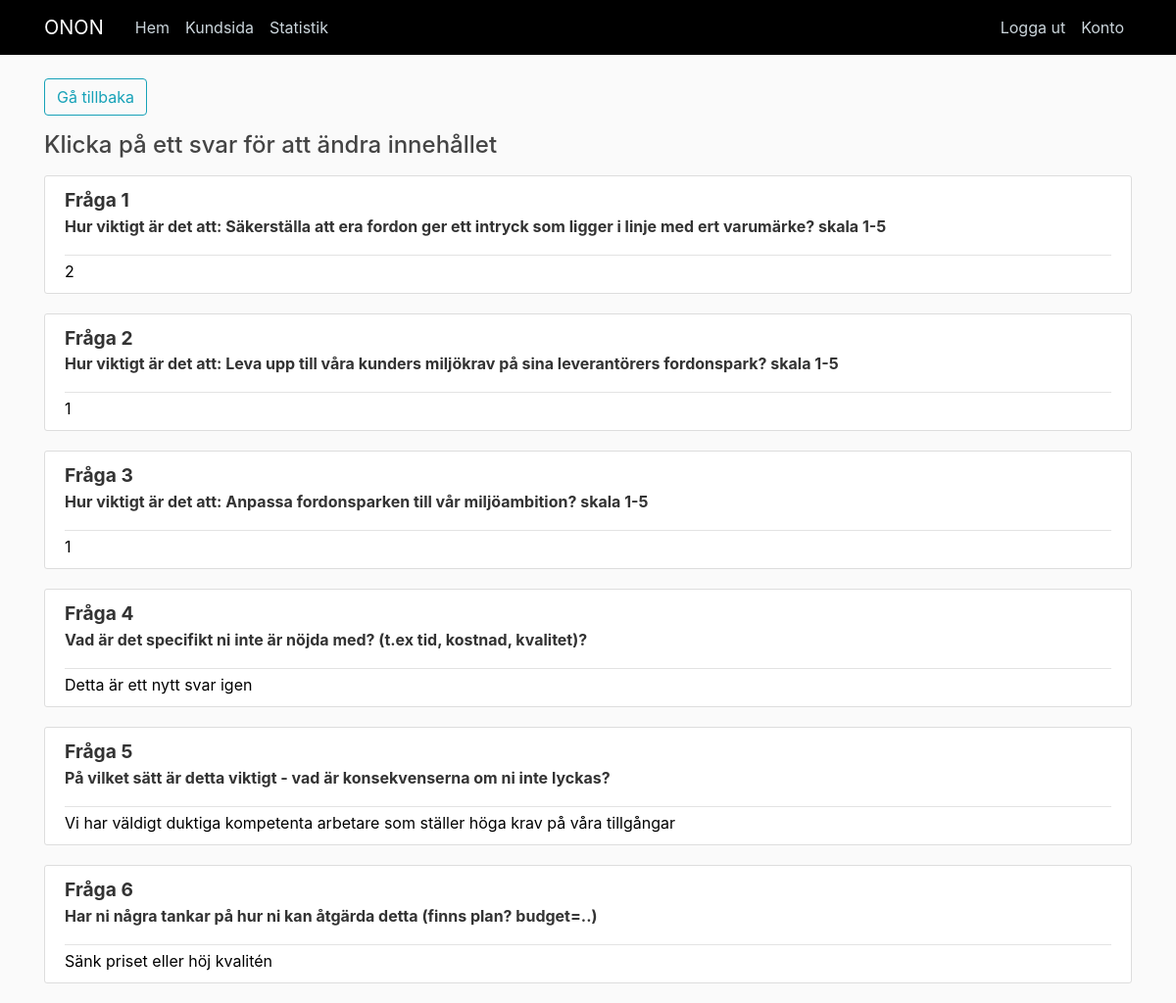
Screenshot of /kund/Arlanda (signed in) with the database file from the repository.
### app/models.py (models this page shows, shortened)
class Responses(db.Model, UserMixin):
	response_id = db.Column(db.Integer, primary_key=True)
	timestamp = db.Column(db.String(20))
	date = db.Column(db.String(10))
	afNum = db.Column(db.String(150))
	creator = db.Column(db.String(20))
	custOrgNum = db.Column(db.String(15), unique=True)
	custCompName = db.Column(db.String(20))
	custCompContact = db.Column(db.String(20))
	custCompEmail = db.Column(db.String(20))
	custCompPhone = db.String(db.String(15))
	q1 = db.Column(db.Integer)	#1-5
	q2 = db.Column(db.Integer)	#1-5
	q3 = db.Column(db.Integer)	#1-5
	q4 = db.Column(db.String(150))	#Öppen
	q5 = db.Column(db.String(150))	#Öppen
	q6 = db.Column(db.String(150))	#Öppen
	q7 = db.Column(db.String(150))
	q8 = db.Column(db.String(150))
	q9 = db.Column(db.String(150))
	q10 = db.Column(db.String(150))
	q11 = db.Column(db.String(150))
	q11_1 = db.Column(db.String(150))
	q12 = db.Column(db.String(150))
	q13 = db.Column(db.String(150))
	q14 = db.Column(db.String(150))
	q15 = db.Column(db.String(150))
	q16 = db.Column(db.String(150))
	q17 = db.Column(db.String(150))
	q18 = db.Column(db.String(150))
	q19 = db.Column(db.String(150))
	q20 = db.Column(db.String(150))
	q21 = db.Column(db.String(150))
	q22 = db.Column(db.String(150))
	q23 = db.Column(db.String(150))
	q24 = db.Column(db.String(150))
	q25 = db.Column(db.String(150))
	q26 = db.Column(db.String(150))
	q27 = db.Column(db.String(150))
	q28 = db.Column(db.String(150))
	q29 = db.Column(db.String(150))
	q30 = db.Column(db.String(150))
	q31 = db.Column(db.String(150))
	q32 = db.Column(db.String(150))
	q33 = db.Column(db.String(150))
	q34 = db.Column(db.String(150))
	q35 = db.Column(db.String(150))
	q36 = db.Column(db.String(150))
	q37 = db.Column(db.String(150))
	q38 = db.Column(db.String(150))
	q39 = db.Column(db.String(150))
	q40 = db.Column(db.String(150))
	q41 = db.Column(db.String(150))
	q42 = db.Column(db.String(150))
	q43 = db.Column(db.String(150))
	q44 = db.Column(db.String(150))
	q45 = db.Column(db.String(150))
	q46 = db.Column(db.String(150))
	q47 = db.Column(db.String(150))
	q48 = db.Column(db.String(150))
	q49 = db.Column(db.String(150))
	q50 = db.Column(db.String(150))
	q51 = db.Column(db.String(150))
	q52 = db.Column(db.String(150))
	q53 = db.Column(db.String(150))
	q54 = db.Column(db.String(150))
	q55 = db.Column(db.String(150))
	q56 = db.Column(db.String(150))
	q57 = db.Column(db.String(150))
	q58 = db.Column(db.String(150))
	q59 = db.Column(db.String(150))
	q60 = db.Column(db.String(150))
	q61 = db.Column(db.String(150))
	q62 = db.Column(db.String(150))
	q63 = db.Column(db.String(150))
	q64 = db.Column(db.String(150))
	q65 = db.Column(db.String(150))
	q66 = db.Column(db.String(150))
	q67 = db.Column(db.String(150))
	q68 = db.Column(db.String(150))
	q69 = db.Column(db.String(150))
	q70 = db.Column(db.String(150))
	q71 = db.Column(db.String(150))
	q72 = db.Column(db.String(150))
	q73 = db.Column(db.String(150))
	q74 = db.Column(db.String(150))
	q75 = db.Column(db.String(150))
	q76 = db.Column(db.String(150))
	q77 = db.Column(db.String(150))
	q78 = db.Column(db.String(150))
	q79 = db.Column(db.String(150))
	q80 = db.Column(db.String(150))
	q81 = db.Column(db.String(150))
	q82 = db.Column(db.String(150))
	q83 = db.Column(db.String(150))
	q84 = db.Column(db.String(150))
	q85 = db.Column(db.String(150))
	q86 = db.Column(db.String(150))
	q87 = db.Column(db.String(150))
	q88 = db.Column(db.String(150))
	q89 = db.Column(db.String(150))
	q90 = db.Column(db.String(150))
	q91 = db.Column(db.String(150))
	q92 = db.Column(db.String(150))
	q93 = db.Column(db.String(150))
	q94 = db.Column(db.String(150))
	q95 = db.Column(db.String(150))
	q96 = db.Column(db.String(150))
	q97 = db.Column(db.String(150))
	q98 = db.Column(db.String(150))
	q99 = db.Column(db.String(150))
	q100 = db.Column(db.String(150))
	q101 = db.Column(db.String(150))
	q102 = db.Column(db.String(150))
	q103 = db.Column(db.String(150))
	q104 = db.Column(db.String(150))
	q105 = db.Column(db.String(150))
	q106 = db.Column(db.String(150))
	q107 = db.Column(db.String(150))
	q108 = db.Column(db.String(150))
	q109 = db.Column(db.String(150))
	q110 = db.Column(db.String(150))
	q111 = db.Column(db.String(150))
	q112 = db.Column(db.String(150))
	q113 = db.Column(db.String(150))
	q114 = db.Column(db.String(150))
	q115 = db.Column(db.String(150))
	q116 = db.Column(db.String(150))
	q117 = db.Column(db.String(150))
	q118 = db.Column(db.String(150))
	q119 = db.Column(db.String(150))
	q120 = db.Column(db.String(150))
	q121 = db.Column(db.String(150))
	q122 = db.Column(db.String(150))
	q123 = db.Column(db.String(150))
	q124 = db.Column(db.String(150))
	q125 = db.Column(db.String(150))
	q126 = db.Column(db.String(150))
	q127 = db.Column(db.String(150))
	q128 = db.Column(db.String(150))
	def return_responses(self):
		return [
			self.q1,
			self.q2,
			self.q3,
			self.q4,
			self.q5,
			self.q6
		]

### app/routes.py (the view)
@app.route("/kund/<company>")
@login_required
def responses(company):
	responses = Responses.query.filter_by(custCompName=company).first() # Hämtar alla kolumner kopplat till ett företaget man klickat på
	res = responses.return_responses()		# Funktion i DB-objektet som returnerar ett dictionary med alla svar för att det skall gå att iterera igenom i HTML-dokumentet
	response_id = responses.response_id
	return render_template('responses.html', title=company, responses=res, questions=Questions, resId=response_id) # Renderar responses.html, res = dict med svar, Questions = hårkodad dict med respektive fråga, form=Responseform som är skapad i Forms.py

### app/models.py (called while the page is built)
@login_manager.user_loader
def load_user(user_id):
	return User.query.get(int(user_id))

### app/templates/responses.html (shortened to what this page needs)
{% extends "layout.html" %}
{% block content %}
<button onclick="window.history.back()" class="btn btn-outline-info">Gå tillbaka</button>
<h4>Klicka på ett svar för att ändra innehållet</h4>
{% for i in range(6) %}
	<article class="media content-section">
	  <div class="media-body">
	    <div class="article-metadata">
			<b><big>Fråga {{ i+1 }}</big>
			  <p>{{ questions[i] }}</p></b>
	    </div>
	    <a href="{{resId}}/q{{i+1}}">{{ responses[i] }}</a>
	  </div>
	</article>
{% endfor %}
{% endblock content%}

### app/templates/layout.html (shortened to what this page needs)
<html>
<head>
    <link rel="stylesheet" href="https://maxcdn.bootstrapcdn.com/bootstrap/4.0.0/css/bootstrap.min.css">
    <link rel="stylesheet" type="text/css" href="{{ url_for('static', filename='main.css') }}">
</head>
<body>
	<header class="site-header">
	  <nav class="navbar navbar-expand-md navbar-dark bg-steel fixed-top">
	    <div class="container">
	      <a class="navbar-brand mr-4" href="/">ONON</a>
	      <div class="collapse navbar-collapse" id="navbarToggle">
	        <div class="navbar-nav mr-auto">
	          <a class="nav-item nav-link" href="{{ url_for('home') }}">Hem</a>
	          <a class="nav-item nav-link" href="{{ url_for('kund') }}">Kundsida</a>
	          <a class="nav-item nav-link" href="{{ url_for('statistics') }}">Statistik</a>
	        </div>
	        <div class="navbar-nav">
	        	{% if current_user.is_authenticated %}
	        		<a class="nav-item nav-link" href="{{ url_for('logout') }}">Logga ut</a>
	        		<a class="nav-item nav-link" href="{{ url_for('account') }}">Konto</a>
	        	{% else %}
	        		<a class="nav-item nav-link" href="{{ url_for('login') }}">Logga in</a>
	          		<a class="nav-item nav-link" href="{{ url_for('register') }}">Registrera</a>
	        	{% endif %}
	        </div>
	      </div>
	    </div>
	  </nav>
	</header>
	<main role="main" class="container">
	  <div class="row">
	    <div class="col-md-12">
	    	{% block content %}{% endblock %}
	    </div>
</body>
</html>

### app/static/main.css (style rules this page uses)
body { background: #fafafa; color: #333333; margin-top: 5rem; }
h1, h2, h3, h4, h5, h6 { color: #444444; }
.bg-steel { background-color: #000000; }
.site-header .navbar-nav .nav-link { color: #cbd5db; }
.content-section { background: #ffffff; padding: 10px 20px; border: 1px solid #dddddd; border-radius: 3px; margin-bottom: 20px; }
.article-metadata { padding-bottom: 1px; margin-bottom: 4px; border-bottom: 1px solid #e3e3e3 }

### app/templates/responses.html (style rules this page uses)
a { color: black; }

### rows the page displays
Responses: q4 "Detta är ett nytt svar igen" "Vi har väldigt duktiga kompetenta arbetare som ställer höga krav på våra tillgångar" "Sänk priset eller höj kvalitén"

### other values shown
{{ i+1 }} "1" "2" "3" "4" "5" "6"
{{ questions[i] }} "Hur viktigt är det att: Säkerställa att era fordon ger ett intryck som ligger i linje med ert varumärke? skala 1-5" "Hur viktigt är det att: Leva upp till våra kunders miljökrav på sina leverantörers fordonspark? skala 1-5" "Hur viktigt är det att: Anpassa fordonsparken till vår miljöambition? skala 1-5" "Vad är det specifikt ni inte är nöjda med? (t.ex tid, kostnad, kvalitet)?" "På vilket sätt är detta viktigt - vad är konsekvenserna om ni inte lyckas?" "Har ni några tankar på hur ni kan åtgärda detta (finns plan? budget=..)"
{{ responses[i] }} "2" "1" "1"
